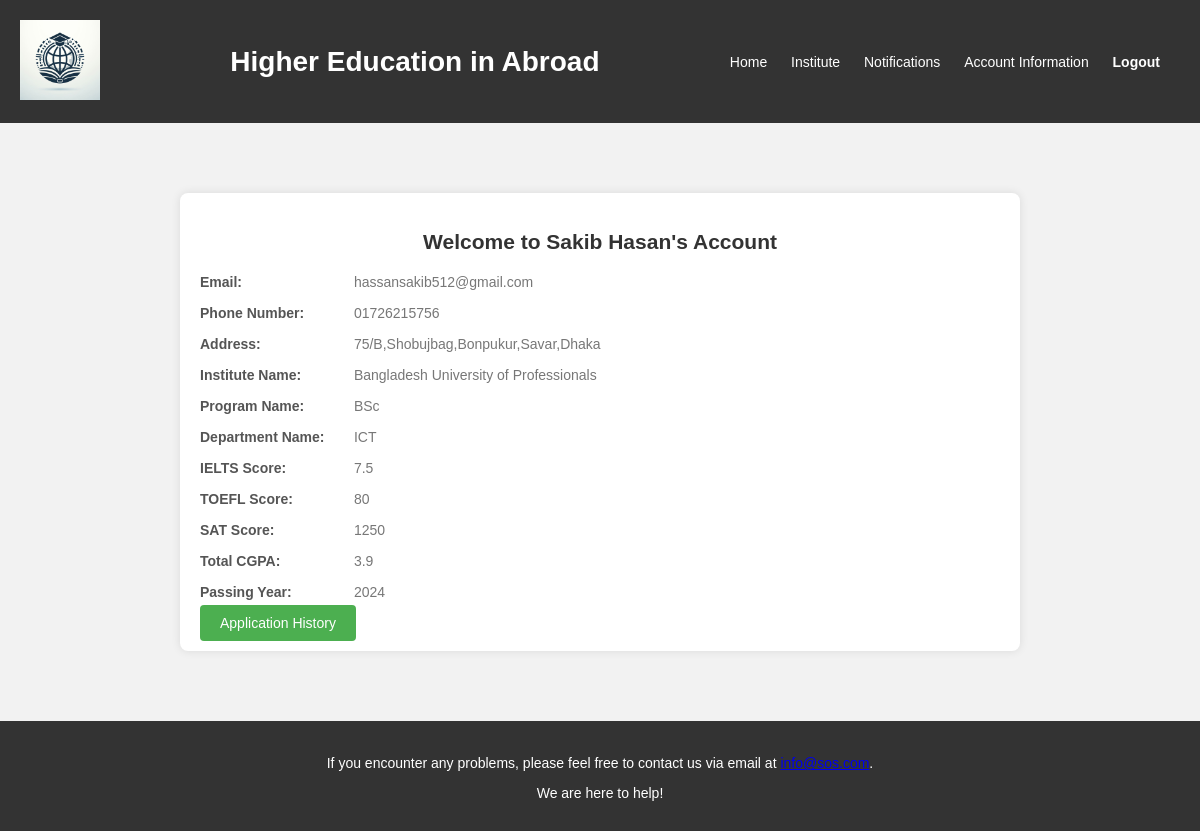
Page /htdoc/accountDetails.php?email=hassansakib512@gmail.com on the committed database.
### tables this page shows
CREATE TABLE `student` (
  `Stu_Id` int(11) NOT NULL,
  `Email` varchar(255) NOT NULL,
  `Password` varchar(255) NOT NULL,
  `Answer` varchar(255) DEFAULT NULL
);

CREATE TABLE `profile` (
  `Stu_Id` int(11) DEFAULT NULL,
  `Name` varchar(255) DEFAULT NULL,
  `Phone_Number` varchar(20) DEFAULT NULL,
  `Email` varchar(255) DEFAULT NULL,
  `Address` varchar(255) DEFAULT NULL
);

CREATE TABLE `education_info` (
  `Stu_ID` int(11) DEFAULT NULL,
  `Institute_Name` varchar(255) DEFAULT NULL,
  `Program_Name` varchar(255) DEFAULT NULL,
  `Dept_Name` varchar(255) DEFAULT NULL,
  `IELTS_Score` float DEFAULT NULL,
  `Total_CGPA` float DEFAULT NULL,
  `Passing_Year` int(11) DEFAULT NULL,
  `TOEFL_Score` int(11) DEFAULT NULL,
  `SAT_Score` int(11) DEFAULT NULL,
  `ACT_Score` int(11) DEFAULT NULL
);

### htdoc/accountDetails.php (the view, shortened to what this page needs)
<?php
include('connection.php');
if(isset($_GET['email'])) {
    $email = $_GET['email'];
}
$sql = "SELECT * FROM student s
        JOIN profile p ON p.Stu_ID = s.Stu_ID
        JOIN education_info e ON e.Stu_ID = s.Stu_ID
        WHERE s.Email = '$email'";
$result = mysqli_query($con,$sql);
if ($result->num_rows > 0) {
    $row = mysqli_fetch_array($result, MYSQLI_ASSOC);
    $name = $row['Name'];
    $phone_number = $row['Phone_Number'];
    $address = $row['Address'];
    $institute_name = $row['Institute_Name'];
    $program_name = $row['Program_Name'];
    $dept_name = $row['Dept_Name'];
    $ielts_score = $row['IELTS_Score'];
    $toefl_score = $row['TOEFL_Score'];
    $sat_score = $row['SAT_Score'];
    $total_cgpa = $row['Total_CGPA'];
    $passing_year = $row['Passing_Year'];
} else {
    echo "No info";
}
?>
<!DOCTYPE html>
<html lang="en">
<head>
</head>
<body>
<header>
        <div>
            <img src="http://localhost/phpt/Image/logo.jpg" alt="Logo" class="logo">
        </div>
        <h1>Higher Education in Abroad</h1>
        <nav>
            <ul>
            <li><a href="homeAdmin.php">Home</a></li>
                <li><a href="adminInstitute.php">Institute</a></li>
                <li><a href="notification.php">Notifications</a></li>
                <li><a href="accountInfos.php">Account Information</a></li>
                <li><a href="index.php"><strong>Logout</strong></a></li>
            </ul>
        </nav>
    </header>
    <main>
    <div class="container">
            <h2>Welcome to <?php echo $name; ?>'s Account</h2>
            <div class="info">
                <label>Email:</label>
                <p><?php echo $email; ?></p>
            </div>
            <div class="info">
                <label>Phone Number:</label>
                <p><?php echo $phone_number; ?></p>
            </div>
            <div class="info">
                <label>Address:</label>
                <p><?php echo $address; ?></p>
            </div>
            <div class="info">
                <label>Institute Name:</label>
                <p><?php echo $institute_name; ?></p>
            </div>
            <div class="info">
                <label>Program Name:</label>
                <p><?php echo $program_name; ?></p>
            </div>
            <div class="info">
                <label>Department Name:</label>
                <p><?php echo $dept_name; ?></p>
            </div>
            <div class="info">
                <label>IELTS Score:</label>
                <p><?php echo $ielts_score; ?></p>
            </div>
            <div class="info">
                <label>TOEFL Score:</label>
                <p><?php echo $toefl_score; ?></p>
            </div>
            <div class="info">
                <label>SAT Score:</label>
                <p><?php echo $sat_score; ?></p>
            </div>
            <div class="info">
                <label>Total CGPA:</label>
                <p><?php echo $total_cgpa; ?></p>
            </div>
            <div class="info">
                <label>Passing Year:</label>
                <p><?php echo $passing_year; ?></p>
            </div>
            <a href="appHisFromDetails.php?email=<?php echo urlencode($email); ?>" class="btn">Application History</a>
        </div>
</body>
    <footer class="footer">
    <p>If you encounter any problems, please feel free to contact us via email at <a href="mailto:info@example.com">info@sos.com</a>.</p>
        <p>We are here to help!</p>
    </footer>
</html>

### htdoc/accountDetails.php (style rules this page uses)
body { font-family: Arial, sans-serif; background-color: #f2f2f2; margin: 0; padding: 0; font-size: 14px; }
header { background-color: #333; color: #fff; padding: 20px; text-align: center; display: flex; align-items: center; justify-content: space-between; }
nav ul { list-style-type: none; padding: 0; margin: 0; text-align: center; }
nav ul li { display: inline; margin-right: 20px; }
nav ul li a { color: #fff; text-decoration: none; }
main { padding: 20px; }
.container { max-width: 800px; margin: 50px auto; padding: 20px; background-color: #fff; border-radius: 8px; box-shadow: 0 0 10px rgba(0, 0, 0, 0.1); }
h2 { text-align: center; margin-bottom: 20px; color: #333; }
.info { margin-bottom: 15px; }
.info label { font-weight: bold; color: #555; display: inline-block; width: 150px; }
.info p { display: inline; margin: 0; color: #777; }
.btn { background-color: #4CAF50; color: white; padding: 10px 20px; border: none; border-radius: 4px; cursor: pointer; text-decoration: none; }
img.logo { max-width: 80px; height: auto; }
.footer { background-color: #333; color: #fff; padding: 20px; text-align: center; }
.footer p { margin-bottom: 10px; }

### rows in the picture
student: profile.Name "Sakib Hasan", profile.Phone_Number "01726215756", profile.Address "75/B,Shobujbag,Bonpukur,Savar,Dhaka", education_info.Institute_Name "Bangladesh University of Professionals", education_info.Program_Name "BSc", education_info.Dept_Name "ICT", education_info.IELTS_Score "7.5", education_info.TOEFL_Score "80", education_info.SAT_Score "1250", education_info.Total_CGPA "3.9", education_info.Passing_Year "2024"

### other values in the picture
$email "hassansakib512@gmail.com"
